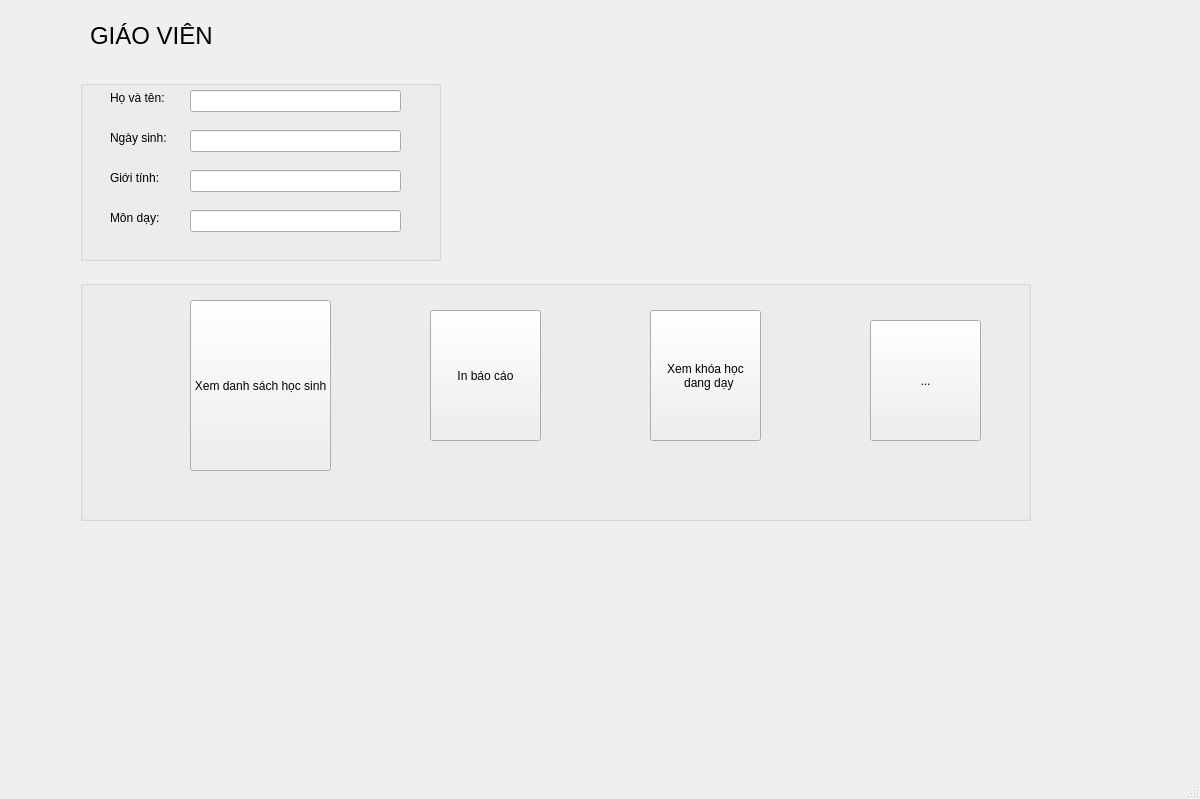
<?xml version="1.0" encoding="UTF-8"?>
<ui version="4.0">
 <class>MainWindow</class>
 <widget class="QMainWindow" name="MainWindow">
  <property name="geometry">
   <rect>
    <x>0</x>
    <y>0</y>
    <width>1200</width>
    <height>799</height>
   </rect>
  </property>
  <property name="windowTitle">
   <string>MainWindow</string>
  </property>
  <widget class="QWidget" name="centralwidget">
   <widget class="QLabel" name="label">
    <property name="geometry">
     <rect>
      <x>0</x>
      <y>0</y>
      <width>80</width>
      <height>80</height>
     </rect>
    </property>
    <property name="text">
     <string/>
    </property>
    <property name="pixmap">
     <pixmap>gv.png</pixmap>
    </property>
    <property name="scaledContents">
     <bool>true</bool>
    </property>
   </widget>
   <widget class="QLabel" name="label_2">
    <property name="geometry">
     <rect>
      <x>90</x>
      <y>10</y>
      <width>151</width>
      <height>51</height>
     </rect>
    </property>
    <property name="font">
     <font>
      <pointsize>18</pointsize>
     </font>
    </property>
    <property name="text">
     <string>GIÁO VIÊN</string>
    </property>
   </widget>
   <widget class="QGroupBox" name="groupBox">
    <property name="geometry">
     <rect>
      <x>80</x>
      <y>80</y>
      <width>361</width>
      <height>181</height>
     </rect>
    </property>
    <property name="title">
     <string/>
    </property>
    <widget class="QLabel" name="label_3">
     <property name="geometry">
      <rect>
       <x>30</x>
       <y>10</y>
       <width>71</width>
       <height>16</height>
      </rect>
     </property>
     <property name="text">
      <string>Họ và tên:</string>
     </property>
    </widget>
    <widget class="QLineEdit" name="lineEdit">
     <property name="geometry">
      <rect>
       <x>110</x>
       <y>10</y>
       <width>211</width>
       <height>22</height>
      </rect>
     </property>
    </widget>
    <widget class="QLabel" name="label_4">
     <property name="geometry">
      <rect>
       <x>30</x>
       <y>50</y>
       <width>61</width>
       <height>16</height>
      </rect>
     </property>
     <property name="text">
      <string>Ngày sinh:</string>
     </property>
    </widget>
    <widget class="QLineEdit" name="lineEdit_2">
     <property name="geometry">
      <rect>
       <x>110</x>
       <y>50</y>
       <width>211</width>
       <height>22</height>
      </rect>
     </property>
    </widget>
    <widget class="QLineEdit" name="lineEdit_3">
     <property name="geometry">
      <rect>
       <x>110</x>
       <y>90</y>
       <width>211</width>
       <height>22</height>
      </rect>
     </property>
    </widget>
    <widget class="QLabel" name="label_5">
     <property name="geometry">
      <rect>
       <x>30</x>
       <y>90</y>
       <width>55</width>
       <height>16</height>
      </rect>
     </property>
     <property name="text">
      <string>Giới tính:</string>
     </property>
    </widget>
    <widget class="QLineEdit" name="lineEdit_4">
     <property name="geometry">
      <rect>
       <x>110</x>
       <y>130</y>
       <width>211</width>
       <height>22</height>
      </rect>
     </property>
    </widget>
    <widget class="QLabel" name="label_6">
     <property name="geometry">
      <rect>
       <x>30</x>
       <y>130</y>
       <width>55</width>
       <height>16</height>
      </rect>
     </property>
     <property name="text">
      <string>Môn dạy:</string>
     </property>
    </widget>
   </widget>
   <widget class="QGroupBox" name="groupBox_2">
    <property name="geometry">
     <rect>
      <x>80</x>
      <y>280</y>
      <width>951</width>
      <height>241</height>
     </rect>
    </property>
    <property name="title">
     <string/>
    </property>
    <widget class="QToolButton" name="toolButton_6">
     <property name="geometry">
      <rect>
       <x>790</x>
       <y>40</y>
       <width>111</width>
       <height>121</height>
      </rect>
     </property>
     <property name="text">
      <string>...</string>
     </property>
     <property name="icon">
      <iconset>
       <normaloff>exit.png</normaloff>exit.png</iconset>
     </property>
     <property name="iconSize">
      <size>
       <width>140</width>
       <height>140</height>
      </size>
     </property>
    </widget>
    <widget class="QToolButton" name="toolButton_7">
     <property name="geometry">
      <rect>
       <x>110</x>
       <y>20</y>
       <width>141</width>
       <height>171</height>
      </rect>
     </property>
     <property name="text">
      <string>Xem danh sách học sinh</string>
     </property>
     <property name="icon">
      <iconset>
       <normaloff>hocSinh.png</normaloff>hocSinh.png</iconset>
     </property>
     <property name="iconSize">
      <size>
       <width>140</width>
       <height>140</height>
      </size>
     </property>
     <property name="toolButtonStyle">
      <enum>Qt::ToolButtonTextUnderIcon</enum>
     </property>
    </widget>
    <widget class="QToolButton" name="toolButton_10">
     <property name="geometry">
      <rect>
       <x>350</x>
       <y>30</y>
       <width>111</width>
       <height>131</height>
      </rect>
     </property>
     <property name="text">
      <string>In báo cáo</string>
     </property>
     <property name="icon">
      <iconset>
       <normaloff>inBaoCao.jpg</normaloff>inBaoCao.jpg</iconset>
     </property>
     <property name="iconSize">
      <size>
       <width>140</width>
       <height>140</height>
      </size>
     </property>
     <property name="toolButtonStyle">
      <enum>Qt::ToolButtonTextUnderIcon</enum>
     </property>
    </widget>
    <widget class="QToolButton" name="toolButton_11">
     <property name="geometry">
      <rect>
       <x>570</x>
       <y>30</y>
       <width>111</width>
       <height>131</height>
      </rect>
     </property>
     <property name="text">
      <string>Xem khóa học
  dang dạy</string>
     </property>
     <property name="icon">
      <iconset>
       <normaloff>khoaHoc.png</normaloff>khoaHoc.png</iconset>
     </property>
     <property name="iconSize">
      <size>
       <width>140</width>
       <height>140</height>
      </size>
     </property>
     <property name="toolButtonStyle">
      <enum>Qt::ToolButtonTextUnderIcon</enum>
     </property>
    </widget>
   </widget>
  </widget>
  <widget class="QMenuBar" name="menubar">
   <property name="geometry">
    <rect>
     <x>0</x>
     <y>0</y>
     <width>1200</width>
     <height>26</height>
    </rect>
   </property>
  </widget>
  <widget class="QStatusBar" name="statusbar"/>
 </widget>
 <resources/>
 <connections/>
</ui>
